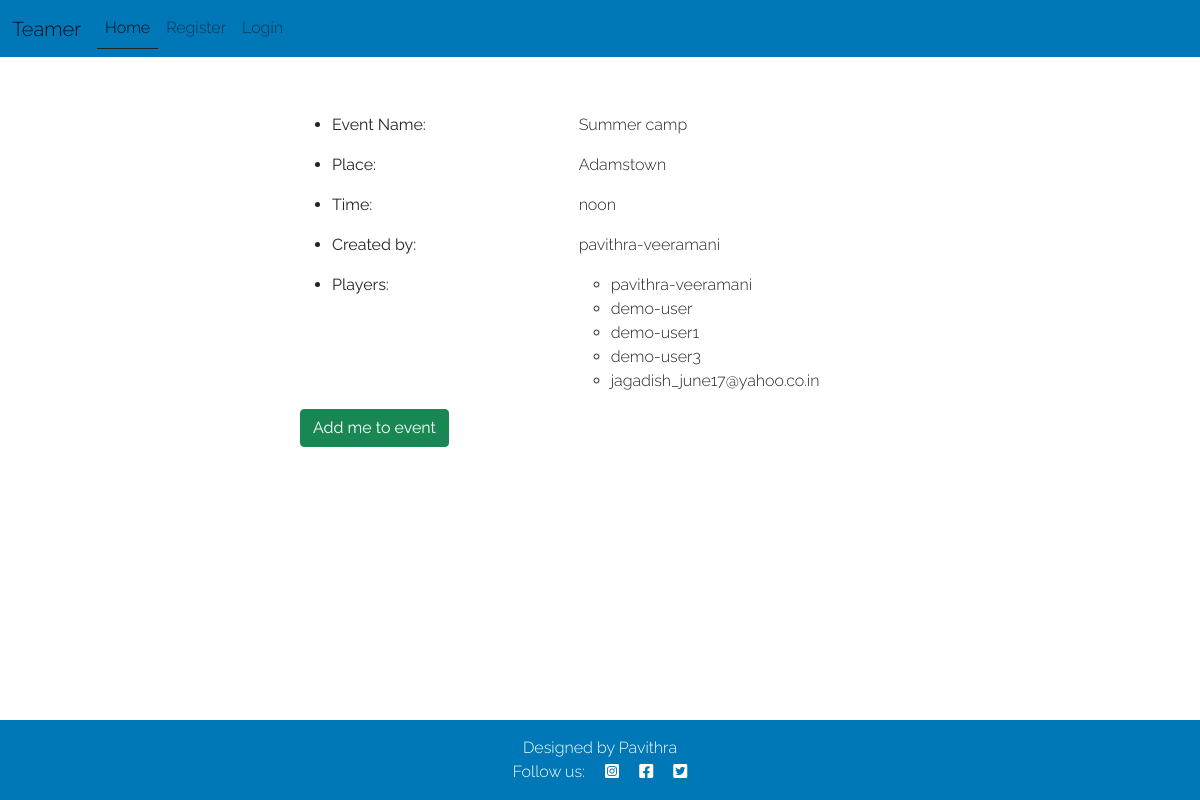
Screenshot of /event/1 with the database file from the repository.
### club/models.py (models this page shows)
class Event(models.Model):
    name = models.CharField(max_length=50, null=False, blank=False)
    place = models.CharField(max_length=50, null=False, blank=False)
    date = models.DateField()
    time = models.TimeField()
    created_by = models.ForeignKey(User, on_delete=models.CASCADE, related_name="owner")
    members = models.ManyToManyField(User, related_name='players_in_event', blank=True)
    def __str__(self):
        return self.name + ' ' + self.place + ' '

### club/views.py (the view)
# urls.py: path('event/<int:id>', get_event_details, name='get_event_details'),
def get_event_details(request, id):
    event = Event.objects.get(pk=id)
    members = event.members.all()
    print('Event from DB:', event)
    context = {
        'event': event,
        'members': members
    }
    return render(request, 'event/details.html', context)

### club/templates/event/details.html (shortened to what this page needs)
{% extends "base.html" %}
{% block content %}
<div id="container" class="playersContainer">
    <h1>Event Details</h1>
    <div class="margin-40px-tb">
        <ul class="list-style9 no-margin">
            <li>
                <div class="row">
                    <div class="col-md-5 col-5">
                        <strong class="margin-10px-left text-orange">Event Name:</strong>
                    </div>
                    <div class="col-md-7 col-7">
                        <p>{{ event.name }}</p>
                    </div>
                </div>
            </li>
            <li>
            <div class="row">
                <div class="col-md-5 col-5">
                    <strong class="margin-10px-left text-orange">Place:</strong>
                </div>
                <div class="col-md-7 col-7">
                    <p>{{ event.place}}</p>
                </div>
            </div>
        </li>
        <li>
            <div class="row">
                <div class="col-md-5 col-5">
                    <strong class="margin-10px-left text-orange">Time:</strong>
                </div>
                <div class="col-md-7 col-7">
                    <p>{{ event.time}}</p>
                </div>
            </div>
        </li>
        <li>
            <div class="row">
                <div class="col-md-5 col-5">
                    <strong class="margin-10px-left text-orange">Created by:</strong>
                </div>
                <div class="col-md-7 col-7">
                    <p>{{ event.created_by}}</p>
                </div>
            </div>
        </li>
        <li>
            <div class="row">
                <div class="col-md-5 col-5">
                    <strong class="margin-10px-left text-orange">Players:</strong>
                </div>
                <div class="col-md-7 col-7">
                <ul>
                    {% for x in members %}
                    <li>
                    {{ x }}
                    </li>
                    {% endfor %}
                </ul>
                </div>
            </div>
        </li>
        </ul>
        </div>
    {% if user in members %}
    <form class="d-inline" action="{% url 'delete_member_from_event' event.id %}" method="POST">
        {% csrf_token %}
        <button  type="submit" name="post_id" value="" class="btn btn-danger"><span>Delete me from event</span></button>
    </form>
    {% else %}
    <form class="d-inline" action="{% url 'add_member_to_event' event.id %}" method="POST">
        <button type="submit" name="post_id" value="" class="btn btn-success"><span>Add me to event</span></button>
    </form>
    {% endif %}
</div>
{%endblock%}

### static/css/style.css (style rules this page uses)
* { margin: 0; padding: 0; border: none; }
body { font-family: raleway, sans-serif; font-weight: 300; }
h1, h2 { font-family: roboto; sans-serif; text-transform: uppercase; letter-spacing: 4px; color: #fff }
* { box-sizing: border-box; }
.playersContainer { width: 50%; margin: 0 auto; }

### rows the page displays
Event: name "Summer camp", place "Adamstown", time "noon", created_by "pavithra-veeramani"

### other values shown
{{ x }} "pavithra-veeramani"
{{ x }} "demo-user"
{{ x }} "demo-user1"
{{ x }} "demo-user3"
{{ x }} "jagadish_june17@yahoo.co.in"
